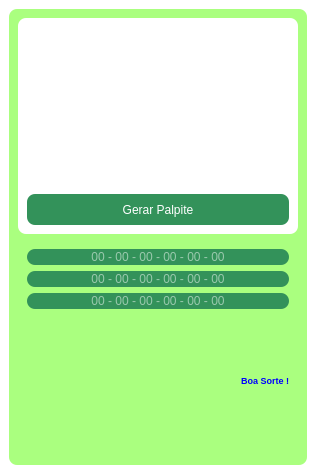
<?xml version="1.0" encoding="UTF-8"?>
<ui version="4.0">
 <class>MainWindow</class>
 <widget class="QMainWindow" name="MainWindow">
  <property name="geometry">
   <rect>
    <x>0</x>
    <y>0</y>
    <width>316</width>
    <height>474</height>
   </rect>
  </property>
  <property name="windowTitle">
   <string>MainWindow</string>
  </property>
  <property name="styleSheet">
   <string notr="true">background-color: rgb(255, 255, 255);
border-radius: 8px;</string>
  </property>
  <widget class="QWidget" name="centralwidget">
   <layout class="QHBoxLayout" name="horizontalLayout">
    <item>
     <widget class="QFrame" name="main_frame">
      <property name="styleSheet">
       <string notr="true">background-color: rgb(170, 255, 127);</string>
      </property>
      <property name="frameShape">
       <enum>QFrame::StyledPanel</enum>
      </property>
      <property name="frameShadow">
       <enum>QFrame::Raised</enum>
      </property>
      <layout class="QVBoxLayout" name="verticalLayout">
       <item>
        <widget class="QFrame" name="top_frame">
         <property name="styleSheet">
          <string notr="true">background-color: rgb(255, 255, 255);</string>
         </property>
         <property name="frameShape">
          <enum>QFrame::StyledPanel</enum>
         </property>
         <property name="frameShadow">
          <enum>QFrame::Raised</enum>
         </property>
         <layout class="QVBoxLayout" name="verticalLayout_2">
          <item>
           <widget class="QLabel" name="logo_label">
            <property name="font">
             <font>
              <family>Arial Black</family>
              <pointsize>12</pointsize>
              <weight>10</weight>
              <italic>false</italic>
              <bold>false</bold>
             </font>
            </property>
            <property name="styleSheet">
             <string notr="true">font: 87 12pt &quot;Arial Black&quot;;</string>
            </property>
            <property name="text">
             <string>&lt;html&gt;&lt;head/&gt;&lt;body&gt;&lt;p align=&quot;center&quot;&gt;&lt;img src=&quot;:/logow/Imagens/logo.png&quot;/&gt;&lt;/p&gt;&lt;/body&gt;&lt;/html&gt;</string>
            </property>
            <property name="alignment">
             <set>Qt::AlignRight|Qt::AlignTrailing|Qt::AlignVCenter</set>
            </property>
           </widget>
          </item>
          <item>
           <widget class="QPushButton" name="btn_gerar_palpite">
            <property name="minimumSize">
             <size>
              <width>160</width>
              <height>31</height>
             </size>
            </property>
            <property name="cursor">
             <cursorShape>PointingHandCursor</cursorShape>
            </property>
            <property name="styleSheet">
             <string notr="true">QPushButton:hover{	
	color: rgb(0, 0, 0);
	
	background-color: rgb(85, 255, 127);
	
	

	color: #000000f	
	
}

QPushButton{
	
	font: 87 8pt &quot;Arial Black&quot;;	
	
	background-color: rgb(51, 146, 90);

	
	
	color: #fff
	
}
</string>
            </property>
            <property name="text">
             <string>Gerar Palpite</string>
            </property>
           </widget>
          </item>
         </layout>
        </widget>
       </item>
       <item>
        <widget class="QFrame" name="down_frame">
         <property name="styleSheet">
          <string notr="true"/>
         </property>
         <property name="frameShape">
          <enum>QFrame::StyledPanel</enum>
         </property>
         <property name="frameShadow">
          <enum>QFrame::Raised</enum>
         </property>
         <layout class="QVBoxLayout" name="verticalLayout_3">
          <item>
           <widget class="QLineEdit" name="entry_1">
            <property name="styleSheet">
             <string notr="true">font: 87 10pt &quot;Arial Black&quot;;
background-color: rgb(51, 146, 90);
color: #ffffff</string>
            </property>
            <property name="text">
             <string/>
            </property>
            <property name="alignment">
             <set>Qt::AlignCenter</set>
            </property>
            <property name="placeholderText">
             <string>00 - 00 - 00 - 00 - 00 - 00</string>
            </property>
           </widget>
          </item>
          <item>
           <widget class="QLineEdit" name="entry_2">
            <property name="styleSheet">
             <string notr="true">font: 87 10pt &quot;Arial Black&quot;;
background-color: rgb(51, 146, 90);
color: #ffffff</string>
            </property>
            <property name="alignment">
             <set>Qt::AlignCenter</set>
            </property>
            <property name="placeholderText">
             <string>00 - 00 - 00 - 00 - 00 - 00</string>
            </property>
           </widget>
          </item>
          <item>
           <widget class="QLineEdit" name="entry_3">
            <property name="styleSheet">
             <string notr="true">font: 87 10pt &quot;Arial Black&quot;;
background-color: rgb(51, 146, 90);
color: #ffffff</string>
            </property>
            <property name="alignment">
             <set>Qt::AlignCenter</set>
            </property>
            <property name="placeholderText">
             <string>00 - 00 - 00 - 00 - 00 - 00</string>
            </property>
           </widget>
          </item>
          <item>
           <widget class="QLabel" name="label_info_rodape">
            <property name="styleSheet">
             <string notr="true">font: 87 6pt &quot;Arial Black&quot;;</string>
            </property>
            <property name="text">
             <string>&lt;html&gt;&lt;head/&gt;&lt;body&gt;&lt;p align=&quot;right&quot;&gt;&lt;span style=&quot; font-size:7pt; font-weight:600; color:#0000ff;&quot;&gt;Boa Sorte !&lt;/span&gt;&lt;/p&gt;&lt;/body&gt;&lt;/html&gt;</string>
            </property>
           </widget>
          </item>
         </layout>
        </widget>
       </item>
      </layout>
     </widget>
    </item>
   </layout>
  </widget>
 </widget>
 <resources>
  <include location="logow.qrc"/>
 </resources>
 <connections/>
</ui>
